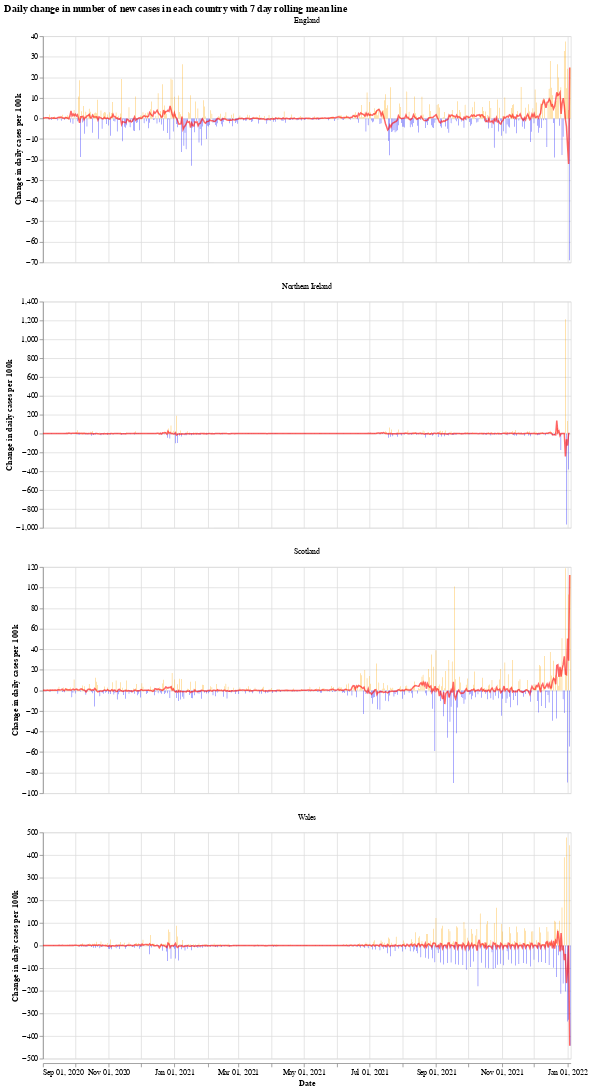

Notebook source saved alongside this figure:
### Markdown cell above
We will use the Python library `Altair` for visualising the data, see the [altair docs](https://altair-viz.github.io/) for more information.

First we have a graph which shows the daily change in the number of new cases for each country. This number jumps up and down all over the place, which is likely due to delay in reporting of new cases over the weekend. Another interesting thing is that it looks like the daily cases in Wales experienced a much shorter period of calm over the summer (calm in the sense of daily cases not jumping up and down).

The orange bars are days when the number of new cases (per 100k population) was more than the previous day, while the blue are days when the number of new cases dropped. The red line is the 7 day moving average. 

When the moving average line is below 0, it means that there is a consistent drop in new cases. We can see this clearly happening around the times that lockdowns were introduced (though, to varying degrees). I will update the graphs soon with a marker of when each lockdown started.

### Code cell
# collapse
import altair as alt

bars = alt.Chart(uk_cases).mark_bar().encode(
    x=alt.X("yearmonthdate(date):T", axis=alt.Axis(title='Date')),
    y=alt.Y("casesChangeRate:Q", axis=alt.Axis(title='Change in daily cases per 100k')),
    tooltip='casesChange',
    color=alt.condition(
        alt.datum.casesChangeRate > 0,
        alt.value("orange"),  # The positive color
        alt.value("blue")  # The negative color
    )
).properties(title='Daily change in number of new cases with 7 day rolling mean',width=700).interactive()

line = alt.Chart(uk_cases).mark_line(
    color='red',
    size=2,
    opacity=0.6
).transform_window(
    rolling_mean='mean(casesChangeRate)',
    frame=[0, 7],
    groupby=['areaName']
).encode(
    x='yearmonthdate(date):T',
    y='rolling_mean:Q'
)

alt.layer(bars, line, data=uk_cases).facet(alt.Column(
    'areaName', title=''), columns=1).resolve_scale(y='independent').properties(title='Daily change in number of new cases in each country with 7 day rolling mean line')

### Figure 1 — Vega-Lite specification as saved in the notebook (floating-point values rounded to 4 significant figures; data arrays with more than 128 entries replaced by an {"elided": "..."} marker saying what was removed)
{"config": {"view": {"continuousWidth": 400, "continuousHeight": 300}}, "data": {"name": "data-a397bf71d8233c603f9322bf0fec78cb"}, "facet": {"type": "nominal", "field": "areaName", "title": ""}, "spec": {"layer": [{"mark": "bar", "encoding": {"color": {"condition": {"value": "orange", "test": "(datum.casesChangeRate > 0)"}, "value": "blue"}, "tooltip": {"type": "quantitative", "field": "casesChange"}, "x": {"type": "temporal", "axis": {"title": "Date"}, "field": "date", "timeUnit": "yearmonthdate"}, "y": {"type": "quantitative", "axis": {"title": "Change in daily cases per 100k"}, "field": "casesChangeRate"}}, "selection": {"selector001": {"type": "interval", "bind": "scales", "encodings": ["x", "y"]}}, "title": "Daily change in number of new cases with 7 day rolling mean", "width": 700}, {"mark": {"type": "line", "color": "red", "opacity": 0.6, "size": 2}, "encoding": {"x": {"type": "temporal", "field": "date", "timeUnit": "yearmonthdate"}, "y": {"type": "quantitative", "field": "rolling_mean"}}, "transform": [{"window": [{"op": "mean", "field": "casesChangeRate", "as": "rolling_mean"}], "frame": [0, 7], "groupby": ["areaName"]}]}]}, "columns": 1, "resolve": {"scale": {"y": "independent"}}, "title": "Daily change in number of new cases in each country with 7 day rolling mean line", "$schema": "https://vega.github.io/schema/vega-lite/v4.8.1.json", "datasets": {"data-a397bf71d8233c603f9322bf0fec78cb": {"elided": "1960 records"}}}
